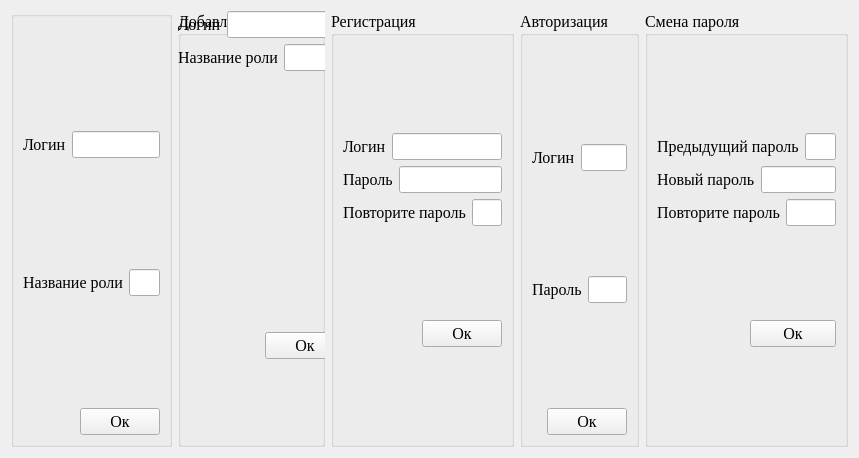
<?xml version="1.0" encoding="UTF-8"?>
<ui version="4.0">
 <class>MainPage</class>
 <widget class="QWidget" name="MainPage">
  <property name="geometry">
   <rect>
    <x>0</x>
    <y>0</y>
    <width>859</width>
    <height>458</height>
   </rect>
  </property>
  <property name="windowTitle">
   <string>Form</string>
  </property>
  <layout class="QHBoxLayout" name="horizontalLayout_17">
   <item>
    <layout class="QHBoxLayout" name="horizontalLayout_16">
     <item>
      <widget class="QGroupBox" name="DeleteRole">
       <property name="font">
        <font>
         <family>Times New Roman</family>
         <pointsize>12</pointsize>
        </font>
       </property>
       <property name="focusPolicy">
        <enum>Qt::StrongFocus</enum>
       </property>
       <property name="layoutDirection">
        <enum>Qt::LeftToRight</enum>
       </property>
       <property name="title">
        <string/>
       </property>
       <layout class="QVBoxLayout" name="verticalLayout_9">
        <item>
         <layout class="QVBoxLayout" name="verticalLayout_10">
          <item>
           <layout class="QHBoxLayout" name="horizontalLayout_13">
            <item>
             <widget class="QLabel" name="label_11">
              <property name="text">
               <string>Логин</string>
              </property>
             </widget>
            </item>
            <item>
             <widget class="QLineEdit" name="deleteRoleLogin"/>
            </item>
           </layout>
          </item>
          <item>
           <layout class="QHBoxLayout" name="horizontalLayout_14">
            <item>
             <widget class="QLabel" name="label_12">
              <property name="text">
               <string>Название роли</string>
              </property>
             </widget>
            </item>
            <item>
             <widget class="QLineEdit" name="deleteRoleName">
              <property name="echoMode">
               <enum>QLineEdit::Normal</enum>
              </property>
             </widget>
            </item>
           </layout>
          </item>
          <item>
           <layout class="QHBoxLayout" name="horizontalLayout_15"/>
          </item>
         </layout>
        </item>
        <item alignment="Qt::AlignRight">
         <widget class="QPushButton" name="DeleteRoleOk">
          <property name="text">
           <string>Ок</string>
          </property>
         </widget>
        </item>
       </layout>
      </widget>
     </item>
     <item>
      <widget class="QGroupBox" name="AddRole">
       <property name="enabled">
        <bool>true</bool>
       </property>
       <property name="font">
        <font>
         <family>Times New Roman</family>
         <pointsize>12</pointsize>
        </font>
       </property>
       <property name="focusPolicy">
        <enum>Qt::StrongFocus</enum>
       </property>
       <property name="layoutDirection">
        <enum>Qt::LeftToRight</enum>
       </property>
       <property name="title">
        <string>Добавление роли</string>
       </property>
       <widget class="QPushButton" name="AddRoleOk">
        <property name="geometry">
         <rect>
          <x>87</x>
          <y>321</y>
          <width>80</width>
          <height>27</height>
         </rect>
        </property>
        <property name="text">
         <string>Ок</string>
        </property>
       </widget>
       <widget class="QWidget" name="">
        <layout class="QVBoxLayout" name="verticalLayout_8">
         <item>
          <layout class="QHBoxLayout" name="horizontalLayout_10">
           <item>
            <widget class="QLabel" name="label_9">
             <property name="text">
              <string>Логин</string>
             </property>
            </widget>
           </item>
           <item>
            <widget class="QLineEdit" name="addRoleLog"/>
           </item>
          </layout>
         </item>
         <item>
          <layout class="QHBoxLayout" name="horizontalLayout_11">
           <item>
            <widget class="QLabel" name="label_10">
             <property name="text">
              <string>Название роли</string>
             </property>
            </widget>
           </item>
           <item>
            <widget class="QLineEdit" name="addRoleName">
             <property name="echoMode">
              <enum>QLineEdit::Normal</enum>
             </property>
            </widget>
           </item>
          </layout>
         </item>
         <item>
          <layout class="QHBoxLayout" name="horizontalLayout_12"/>
         </item>
        </layout>
       </widget>
      </widget>
     </item>
     <item>
      <widget class="QGroupBox" name="RegistBox">
       <property name="font">
        <font>
         <family>Times New Roman</family>
         <pointsize>12</pointsize>
        </font>
       </property>
       <property name="focusPolicy">
        <enum>Qt::StrongFocus</enum>
       </property>
       <property name="layoutDirection">
        <enum>Qt::LeftToRight</enum>
       </property>
       <property name="title">
        <string>Регистрация</string>
       </property>
       <layout class="QVBoxLayout" name="verticalLayout_5">
        <item>
         <layout class="QVBoxLayout" name="verticalLayout_6">
          <item>
           <layout class="QHBoxLayout" name="horizontalLayout_7">
            <item>
             <widget class="QLabel" name="label_6">
              <property name="text">
               <string>Логин</string>
              </property>
             </widget>
            </item>
            <item>
             <widget class="QLineEdit" name="Registlog"/>
            </item>
           </layout>
          </item>
          <item>
           <layout class="QHBoxLayout" name="horizontalLayout_8">
            <item>
             <widget class="QLabel" name="label_7">
              <property name="text">
               <string>Пароль</string>
              </property>
             </widget>
            </item>
            <item>
             <widget class="QLineEdit" name="RegPass1">
              <property name="echoMode">
               <enum>QLineEdit::Password</enum>
              </property>
             </widget>
            </item>
           </layout>
          </item>
          <item>
           <layout class="QHBoxLayout" name="horizontalLayout_9">
            <item>
             <widget class="QLabel" name="label_8">
              <property name="text">
               <string>Повторите пароль</string>
              </property>
             </widget>
            </item>
            <item>
             <widget class="QLineEdit" name="RegPass2">
              <property name="echoMode">
               <enum>QLineEdit::Password</enum>
              </property>
             </widget>
            </item>
           </layout>
          </item>
         </layout>
        </item>
        <item>
         <layout class="QHBoxLayout" name="horizontalLayout_20">
          <item>
           <widget class="QLabel" name="RegStatus">
            <property name="text">
             <string/>
            </property>
           </widget>
          </item>
          <item>
           <widget class="QPushButton" name="RegistOk">
            <property name="text">
             <string>Ок</string>
            </property>
           </widget>
          </item>
         </layout>
        </item>
       </layout>
      </widget>
     </item>
     <item>
      <widget class="QGroupBox" name="AutoBox">
       <property name="font">
        <font>
         <family>Times New Roman</family>
         <pointsize>12</pointsize>
        </font>
       </property>
       <property name="focusPolicy">
        <enum>Qt::StrongFocus</enum>
       </property>
       <property name="layoutDirection">
        <enum>Qt::LeftToRight</enum>
       </property>
       <property name="title">
        <string>Авторизация</string>
       </property>
       <layout class="QVBoxLayout" name="verticalLayout_3">
        <item>
         <layout class="QVBoxLayout" name="verticalLayout_4">
          <item>
           <layout class="QHBoxLayout" name="horizontalLayout_4">
            <item>
             <widget class="QLabel" name="label_4">
              <property name="text">
               <string>Логин</string>
              </property>
             </widget>
            </item>
            <item>
             <widget class="QLineEdit" name="AutoLog"/>
            </item>
           </layout>
          </item>
          <item>
           <layout class="QHBoxLayout" name="horizontalLayout_5">
            <item>
             <widget class="QLabel" name="label_5">
              <property name="text">
               <string>Пароль</string>
              </property>
             </widget>
            </item>
            <item>
             <widget class="QLineEdit" name="AutoPass">
              <property name="echoMode">
               <enum>QLineEdit::Password</enum>
              </property>
             </widget>
            </item>
           </layout>
          </item>
          <item>
           <layout class="QHBoxLayout" name="horizontalLayout_6"/>
          </item>
         </layout>
        </item>
        <item>
         <layout class="QHBoxLayout" name="horizontalLayout_19">
          <item alignment="Qt::AlignRight">
           <widget class="QLabel" name="AutoStatus">
            <property name="text">
             <string/>
            </property>
           </widget>
          </item>
          <item>
           <widget class="QPushButton" name="AutoOk">
            <property name="text">
             <string>Ок</string>
            </property>
           </widget>
          </item>
         </layout>
        </item>
       </layout>
      </widget>
     </item>
     <item>
      <widget class="QGroupBox" name="ChangePassBox">
       <property name="font">
        <font>
         <family>Times New Roman</family>
         <pointsize>12</pointsize>
        </font>
       </property>
       <property name="focusPolicy">
        <enum>Qt::StrongFocus</enum>
       </property>
       <property name="layoutDirection">
        <enum>Qt::LeftToRight</enum>
       </property>
       <property name="title">
        <string>Смена пароля</string>
       </property>
       <layout class="QVBoxLayout" name="verticalLayout_2">
        <item>
         <layout class="QVBoxLayout" name="verticalLayout">
          <item>
           <layout class="QHBoxLayout" name="horizontalLayout_3">
            <item>
             <widget class="QLabel" name="label">
              <property name="text">
               <string>Предыдущий пароль</string>
              </property>
             </widget>
            </item>
            <item>
             <widget class="QLineEdit" name="PreviousPass">
              <property name="echoMode">
               <enum>QLineEdit::Password</enum>
              </property>
             </widget>
            </item>
           </layout>
          </item>
          <item>
           <layout class="QHBoxLayout" name="horizontalLayout_2">
            <item>
             <widget class="QLabel" name="label_2">
              <property name="text">
               <string>Новый пароль</string>
              </property>
             </widget>
            </item>
            <item>
             <widget class="QLineEdit" name="NewPass1">
              <property name="echoMode">
               <enum>QLineEdit::Password</enum>
              </property>
             </widget>
            </item>
           </layout>
          </item>
          <item>
           <layout class="QHBoxLayout" name="horizontalLayout">
            <item>
             <widget class="QLabel" name="label_3">
              <property name="text">
               <string>Повторите пароль</string>
              </property>
             </widget>
            </item>
            <item>
             <widget class="QLineEdit" name="NewPass2">
              <property name="echoMode">
               <enum>QLineEdit::Password</enum>
              </property>
             </widget>
            </item>
           </layout>
          </item>
         </layout>
        </item>
        <item>
         <layout class="QHBoxLayout" name="horizontalLayout_18">
          <item>
           <widget class="QLabel" name="ChangePassStatus">
            <property name="text">
             <string/>
            </property>
           </widget>
          </item>
          <item>
           <widget class="QPushButton" name="ChangePassOk">
            <property name="text">
             <string>Ок</string>
            </property>
           </widget>
          </item>
         </layout>
        </item>
       </layout>
      </widget>
     </item>
    </layout>
   </item>
  </layout>
 </widget>
 <resources/>
 <connections/>
</ui>
